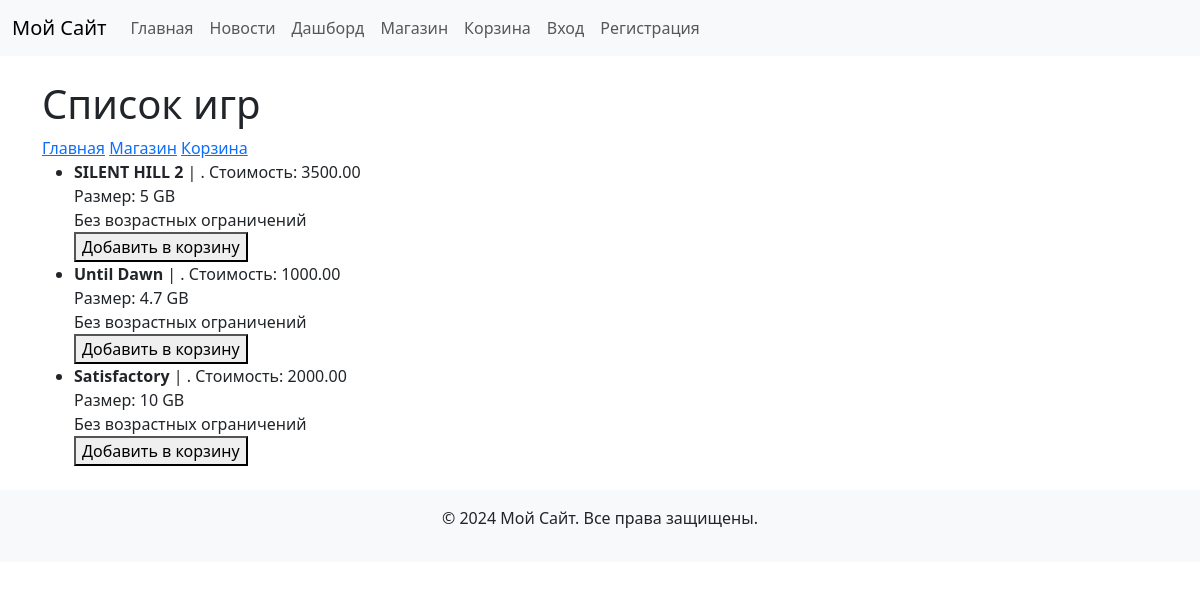
The app's page /shop/ with its own data.
### task1/models.py (models this page shows, shortened)
class Game(models.Model):
    name = models.CharField(max_length=100)
    size = models.PositiveIntegerField()
    cost = models.DecimalField(max_digits=10, decimal_places=2)
    description = models.TextField(default="")
    age_limited = models.BooleanField(default=False)

### task5/views.py (the view)
# urls.py: path('shop/', task5_views.shop, name='shop'),
def shop(request):
    games = Game.objects.all()
    return render(request, 'fifth_task/shop.html', {'games': games})

### templates/fifth_task/shop.html (shortened to what this page needs)
{% extends 'fifth_task/base.html' %}
{% block content %}
<h1>Список игр</h1>
<nav>
    <a href="/">Главная</a>
    <a href="/shop/">Магазин</a>
    <a href="/cart/">Корзина</a>
</nav>
<ul>
    {% for game in games %}
        <li>
            <strong>{{ game.name }}</strong> | {{ game.description }}. Стоимость: {{ game.cost|floatformat:2 }}<br>
            Размер: {{ game.size }} GB<br>
            {% if game.age_limited %}
                Возрастное ограничение: 18+
            {% else %}
                Без возрастных ограничений
            {% endif %}
            <br>
            <form method="post" action="{% url 'add_to_cart' game.id %}">
                <button type="submit">Добавить в корзину</button>
            </form>
        </li>
    {% empty %}
        <li>Игр пока нет</li>
    {% endfor %}
</ul>
{% endblock %}

### templates/fifth_task/base.html (shortened to what this page needs)
<!DOCTYPE html>
<html lang="ru">
<head>
    <link rel="stylesheet" href="https://cdnjs.cloudflare.com/ajax/libs/bootstrap/5.3.0/css/bootstrap.min.css">
</head>
<body>
    <header>
        <nav class="navbar navbar-expand-lg navbar-light bg-light">
            <div class="container-fluid">
                <a class="navbar-brand" href="/">Мой Сайт</a>
                <div class="collapse navbar-collapse" id="navbarNav">
                    <ul class="navbar-nav">
                        <li class="nav-item">
                            <a class="nav-link" href="/">Главная</a>
                        </li>
                        <li class="nav-item">
                            <a class="nav-link" href="/news/">Новости</a>
                        </li>
                        <li class="nav-item">
                            <a class="nav-link" href="/dashboard/">Дашборд</a>
                        </li>
                        <li class="nav-item">
                            <a class="nav-link" href="/shop/">Магазин</a>
                        </li>
                        <li class="nav-item">
                            <a class="nav-link" href="/cart/">Корзина</a>
                        </li>
                        {% if user.is_authenticated %}
                        <li class="nav-item">
                            <a class="nav-link" href="#">{{ user.username }}</a>
                        </li>
                        <li class="nav-item">
                            <a class="nav-link" href="/logout/">Выйти</a>
                        </li>
                        {% else %}
                        <li class="nav-item">
                            <a class="nav-link" href="/login/">Вход</a>
                        </li>
                        <li class="nav-item">
                            <a class="nav-link" href="/platform/register/">Регистрация</a>
                        </li>
                        {% endif %}
                    </ul>
                </div>
            </div>
        </nav>
    </header>
    <main class="container mt-4">
        {% block content %}{% endblock %}
    </main>
    <footer class="bg-light text-center py-3 mt-4">
        <p>&copy; 2024 Мой Сайт. Все права защищены.</p>
    </footer>
</body>
</html>

### records on screen
Game: name "SILENT HILL 2", cost "3500.00", size "5", age_limited "Без возрастных ограничений"
Game: name "Until Dawn", cost "1000.00", size "4.7", age_limited "Без возрастных ограничений"
Game: name "Satisfactory", cost "2000.00", size "10", age_limited "Без возрастных ограничений"
